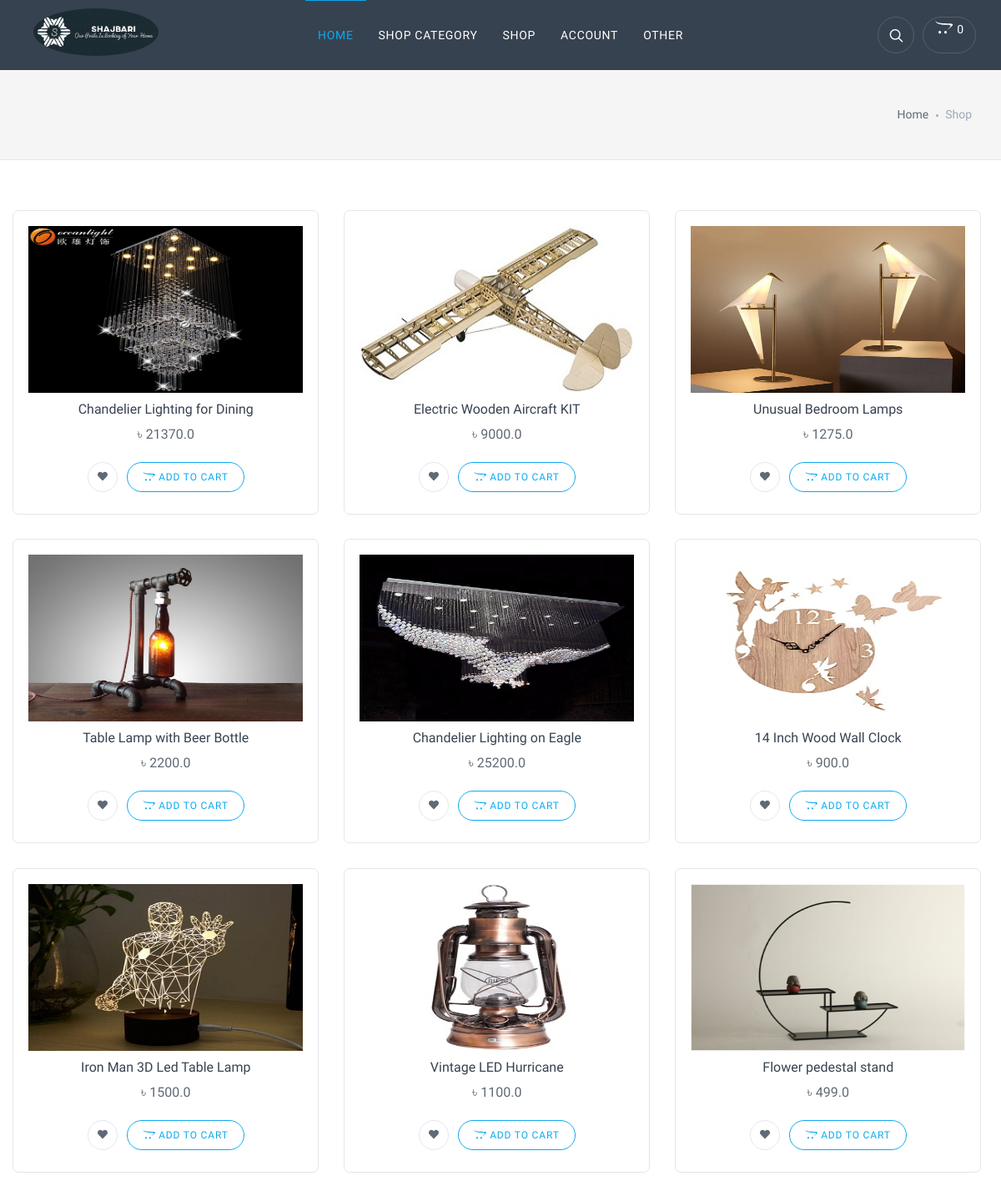
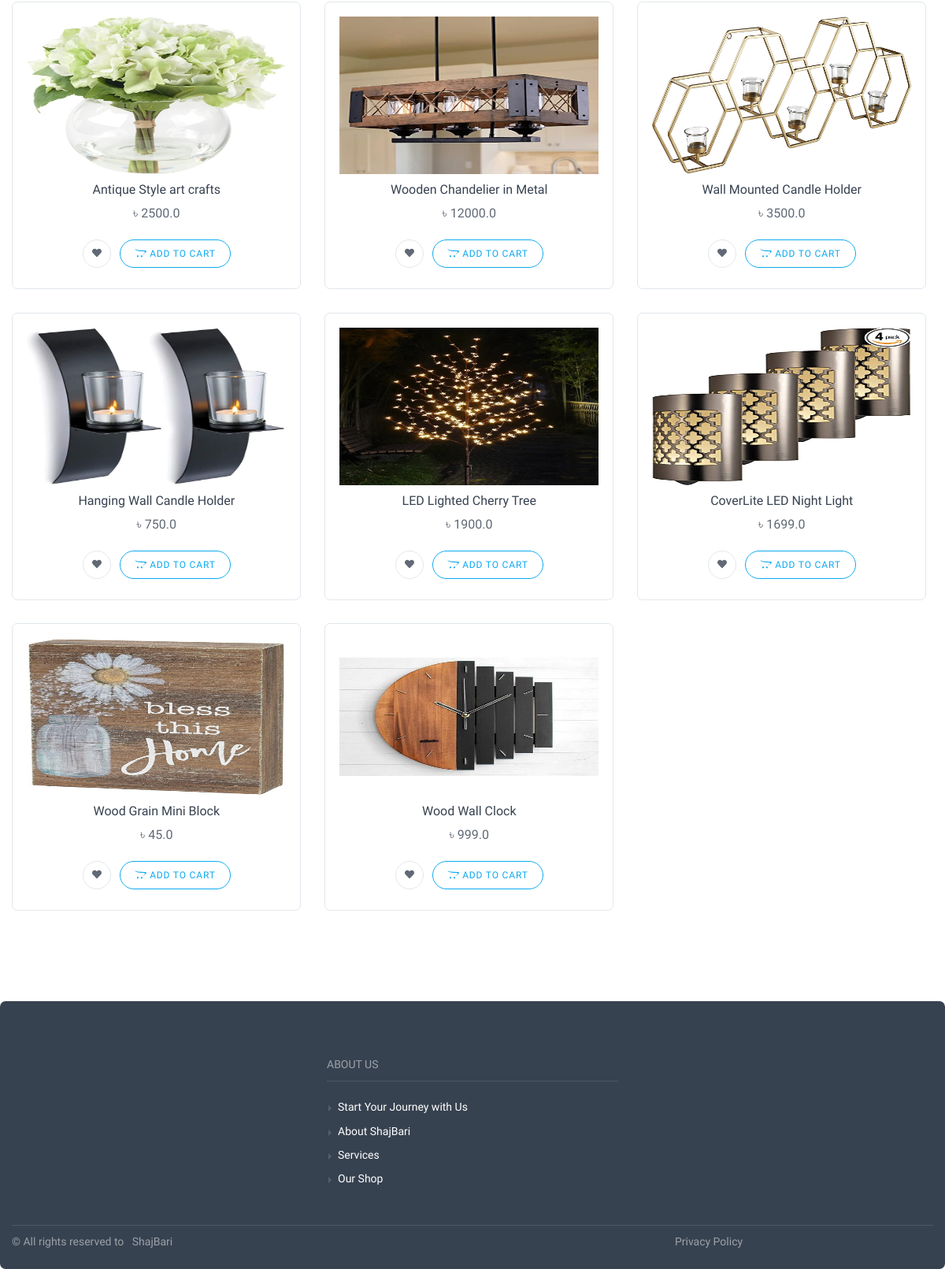
The app's page /product/ with its own data (2 pictures, top to bottom).
### app_product/models.py (models this page shows, shortened)
class Product(models.Model):
    STATUS = (
        ('True', 'True'),
        ('False', 'False'),
    )
    category = models.ForeignKey(Category, on_delete=models.CASCADE)
    title = models.CharField(max_length=500)
    keywords = models.CharField(max_length=255)
    description = RichTextUploadingField()
    image = models.ImageField(blank=True, upload_to='uploads/')
    price = models.FloatField()
    amount = models.IntegerField()
    min_amount = models.IntegerField()
    details = RichTextUploadingField()
    status = models.CharField(max_length=10, choices=STATUS)
    slug = models.SlugField(null=False, unique=True)
    create_at = models.DateTimeField(auto_now_add=True)
    update_at = models.DateTimeField(auto_now=True)
    def image_tag(self):
        return mark_safe('<img src="{}" height="50"/>'.format(self.image.url))
    image_tag.sort_description = 'Image'

### app_product/views.py (the view)
# urls.py: path('', views.ShopView, name="ShopView"),
def ShopView(request):
    setting = Setting.objects.get(pk=1)
    products = Product.objects.all()
    context = {
        'products':products,
        'setting':setting,
    }
    return render(request, 'product/shop.html', context)

### app_home/templatetags/custom_tags.py (called while the page is built)
@register.simple_tag
def CategoryList():
    return Category.objects.all()

### templates/product/shop.html (shortened to what this page needs)
{% extends "base.html" %}
{% load static %}
{% block header_block %}
{% include "home/header.html" %}
{% endblock header_block %}
{% block content %}
<div class="offcanvas-wrapper">
  <div class="page-title">
    <div class="container">
      <div class="column">
        <ul class="breadcrumbs">
          <li><a href="{% url 'Home:IndexView' %}">Home</a>
          </li>
          <li class="separator">&nbsp;</li>
          <li>Shop</li>
        </ul>
      </div>
    </div>
  </div>
  <div class="container padding-bottom-3x mb-1">
    <div class="isotope-grid cols-4 mb-2">
      {% for product in products %}
      <div class="grid-item">
        <div class="product-card">
          <a class="product-thumb" href="{% url 'Product:ProductDetailView' slug=product.slug %}"><img
              src="{{ product.image.url }}" alt="{{ product.title }}" style="height:200px !important"></a>
          <h3 class="product-title"><a
              href="{% url 'Product:ProductDetailView' slug=product.slug %}">{{ product.title }}</a></h3>
          <h4 class="product-price">
            &#2547; {{ product.price }}
          </h4>
          <div class="product-buttons">
            <a href="" class="btn btn-outline-secondary btn-sm btn-wishlist" data-toggle="tooltip" title="Whishlist"><i
                class="fa fa-heart"></i></a>
            <a href="" class="btn btn-outline-primary btn-sm"><i
                class="fab fa-opencart"></i> Add to Cart</a>
          </div>
        </div>
      </div>
      {% endfor %}
    </div>
  </div>
  {% block footer_block %}
  {% include "home/footer.html" %}
  {% endblock footer_block %}
</div>
{% endblock content %}

### templates/base.html (shortened to what this page needs)
{% load static %}
{% load custom_tags %}
{% load mptt_tags %}
<!DOCTYPE html>
<html lang="en">
<head>
    <link rel="stylesheet" media="screen" href="{% static 'css/vendor.min.css' %}">
    <link id="mainStyles" rel="stylesheet" media="screen" href="{% static 'css/styles.min.css' %}">
    <link rel="stylesheet" media="screen" href="{% static '' %}customizer/customizer.min.css">
    <link rel="stylesheet" href="https://cdnjs.cloudflare.com/ajax/libs/font-awesome/5.15.3/css/all.min.css">
</head>
<body>
    {% block header_block %}
    {% endblock header_block %}
    {% block content %}{% endblock content %}
    <link rel="stylesheet" href="https://ajax.googleapis.com/ajax/libs/jqueryui/1.11.4/themes/smoothness/jquery-ui.css">
</body>
</html>

### templates/home/category_menu.html (shortened to what this page needs)
{% load static %}
{% load custom_tags %}
{% load mptt_tags %}

### templates/home/header.html (shortened to what this page needs)
{% load static %}
{% load custom_tags %}
{% load mptt_tags %}
<header class="navbar navbar-sticky navbar-dark bg-dark">
    <div class="site-branding">
        <div class="inner">
            <a class="navbar-brand" href="{% url 'Home:IndexView' %}"><img src="{% static 'ShajBari_logo.png' %}" class="rounded-circle" style="margin-left: 40px; margin-top: 10px;" width="150" alt="ShajBari"
                class="d-inline-block align-middle mr-2"></a>
        </div>
    </div>
    <nav class="site-menu">
        <ul>
            <li class="has-megamenu active">
                <a href="{% url 'Home:IndexView' %}"><span>Home</span></a>
            </li>
            <li><a href=""><span>Shop Category</span></a>
            </li>
            <li><a href="{% url 'Product:ShopView' %}"><span>Shop</span></a>
            </li>
            {% if user.id is None %}
            <li><a href="{% url 'App_User:LoginView' %}"><span>Account</span></a>
            </li>
            {% endif %}
            <li><a href="#"><span>Other</span></a>
            </li>
        </ul>
    </nav>
    <div class="toolbar">
        <div class="inner">
            <div class="tools">
                <div class="search"><i class="icon-search"></i></div>
                <div class="cart"><a href=""></a><i class="fab fa-opencart"></i><span
                        class="count">0</span><span class="subtotal">My Cart</span>
                </div>
            </div>
        </div>
    </div>
</header>

### templates/home/footer.html (shortened to what this page needs)
{% load static %}
<footer class="site-footer rounded">
    <div class="container">
        <div class="row">
            <div class="col-md-4 col-sm-12">
            </div>
            <div class="col-md-4 col-sm-12">
                <section class="widget widget-links widget-light-skin">
                    <h3 class="widget-title">About Us</h3>
                    <ul>
                        <li><a href="{% url 'App_User:SignUpView' %}">Start Your Journey with Us</a></li>
                        <li><a href="{% url 'Home:AboutusView' %}">About ShajBari</a></li>
                        <li><a href="{% url 'Home:IndexView' %}">Services</a></li>
                        <li><a href="{% url 'Product:ShopView' %}"">Our Shop</a></li>
                    </ul>
                </section>
            </div>
            <div class=" col-md-4 col-sm-12">
            </div>
        </div>
        <hr class="hr-light mt-2">
        <div class="row">
            <div class="col-sm-6">
                <p class="footer-copyright">© All rights reserved to &nbsp; ShajBari</p>
            </div>
            <div class="col-sm-6">
                <p class="footer-copyright text-center"><a
                        href=""
                        target="_blank"> Privacy Policy</a></p></strong>
            </div>
        </div>
    </div>
</footer>

### records on screen
Product: image (picture), title "Chandelier Lighting for Dining", price "21370.0"
Product: image (picture), title "Electric Wooden Aircraft KIT", price "9000.0"
Product: image (picture), title "Unusual Bedroom Lamps", price "1275.0"
Product: image (picture), title "Table Lamp with Beer Bottle", price "2200.0"
Product: image (picture), title "Chandelier Lighting on Eagle", price "25200.0"
Product: image (picture), title "14 Inch Wood Wall Clock", price "900.0"
Product: image (picture), title "Iron Man 3D Led Table Lamp", price "1500.0"
Product: image (picture), title "Vintage LED Hurricane", price "1100.0"
Product: image (picture), title "Flower pedestal stand", price "499.0"
Product: image (picture), title "Antique Style art crafts", price "2500.0"
Product: image (picture), title "Wooden Chandelier in Metal", price "12000.0"
Product: image (picture), title "Wall Mounted Candle Holder", price "3500.0"
Product: image (picture), title "Hanging Wall Candle Holder", price "750.0"
Product: image (picture), title "LED Lighted Cherry Tree", price "1900.0"
Product: image (picture), title "CoverLite LED Night Light", price "1699.0"
Product: image (picture), title "Wood Grain Mini Block", price "45.0"
Product: image (picture), title "Wood Wall Clock", price "999.0"
